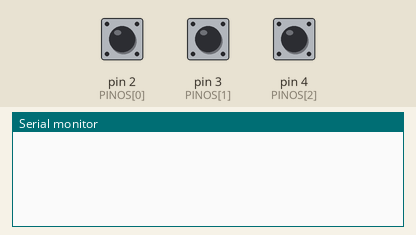
Recording of a sketch running on a simulated Arduino Uno, built with avr-gcc and run on an emulated ATmega328P. Shown: the last lines printed to the serial monitor. Inputs (shaded band) come from the test bench; at power-on: pin 2 (PINOS[0]) HIGH, pin 3 (PINOS[1]) HIGH, pin 4 (PINOS[2]) HIGH.

Above: at 1.2 s.
1.3 s: pin 2 (PINOS[0]) pulled LOW for 0.15 s
At 1.7 s:
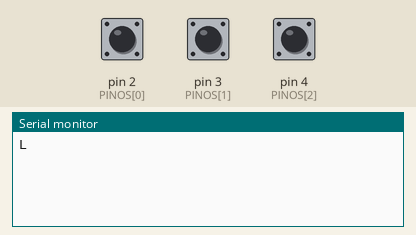
2.9 s: pin 3 (PINOS[1]) pulled LOW for 0.15 s
At 4.1 s:
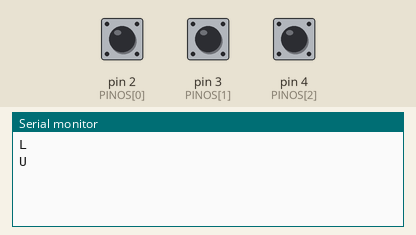
4.5 s: pin 4 (PINOS[2]) pulled LOW for 0.15 s
At 5.3 s:
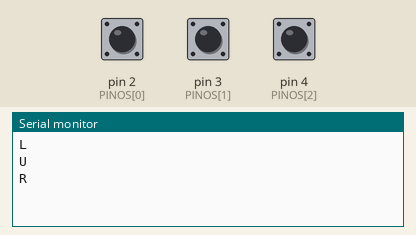

The sketch:

EscaladaEspacial.ino
```cpp
/*
  Escalada Espacial - painel de 3 botoes arcade (Arduino Uno R3)

  Cada botao liga o pino digital ao GND quando pressionado, por isso usamos INPUT_PULLUP:
    - solto      -> pino le HIGH
    - pressionado-> pino le LOW

  Protocolo Serial (9600 baud), uma letra + '\n' a cada clique:
    Botao ESQUERDO -> "L\n"   (pino 2)
    Botao ALTO     -> "U\n"   (pino 3)
    Botao DIREITO  -> "R\n"   (pino 4)

  Debounce: o contato mecanico "treme" por alguns milissegundos ao fechar. So aceitamos
  uma mudanca de estado depois que o pino ficou estavel por DEBOUNCE_MS.
  Apenas a borda de DESCIDA (HIGH -> LOW) gera envio: segurar o botao nao repete o sinal.
*/

const uint8_t NUM_BOTOES = 3;
const uint8_t PINOS[NUM_BOTOES]   = {2, 3, 4};      // Esquerda, Alto, Direita
const char    CODIGOS[NUM_BOTOES] = {'L', 'U', 'R'};

const unsigned long DEBOUNCE_MS = 30;               // ajuste se o botao ainda "duplicar" cliques

bool          estadoEstavel[NUM_BOTOES];            // ultimo estado aceito (HIGH = solto)
bool          ultimaLeitura[NUM_BOTOES];            // leitura bruta anterior
unsigned long instanteMudanca[NUM_BOTOES];          // quando a leitura bruta mudou pela ultima vez

void setup() {
  Serial.begin(9600);
  for (uint8_t i = 0; i < NUM_BOTOES; i++) {
    pinMode(PINOS[i], INPUT_PULLUP);
    estadoEstavel[i] = HIGH;
    ultimaLeitura[i] = HIGH;
    instanteMudanca[i] = 0;
  }
}

void loop() {
  unsigned long agora = millis();

  for (uint8_t i = 0; i < NUM_BOTOES; i++) {
    bool leitura = digitalRead(PINOS[i]);

    // Leitura bruta mudou: reinicia a contagem de estabilidade.
    if (leitura != ultimaLeitura[i]) {
      instanteMudanca[i] = agora;
      ultimaLeitura[i] = leitura;
    }

    // Estado ficou estavel por tempo suficiente e e diferente do aceito: e um clique/soltura real.
    if ((agora - instanteMudanca[i]) >= DEBOUNCE_MS && leitura != estadoEstavel[i]) {
      estadoEstavel[i] = leitura;

      if (estadoEstavel[i] == LOW) {        // botao acabou de ser pressionado
        Serial.write(CODIGOS[i]);
        Serial.write('\n');                  // exatamente "L\n", "U\n" ou "R\n"
      }
    }
  }
}
```

Measured:
- after the input at 1.3 s, the serial monitor: prints a new line at once (image 1)
- after the input at 2.9 s, the serial monitor: prints a new line at once (image 2)
- after the input at 4.5 s, the serial monitor: prints a new line at once (image 3)
